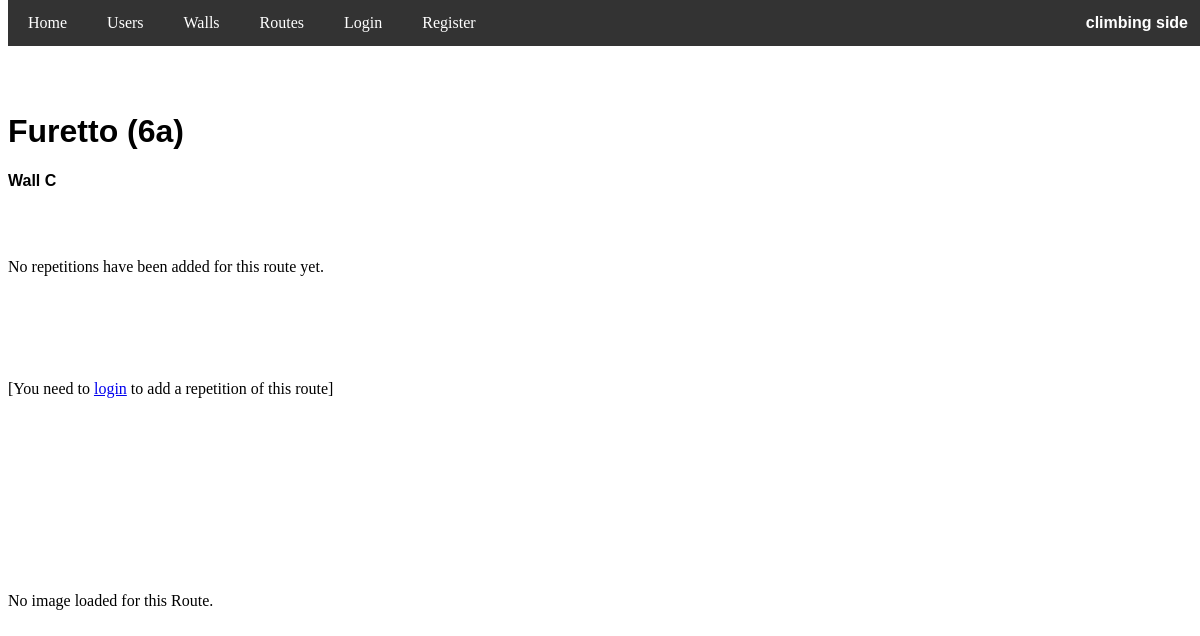
The app's page /routes/106, older data.
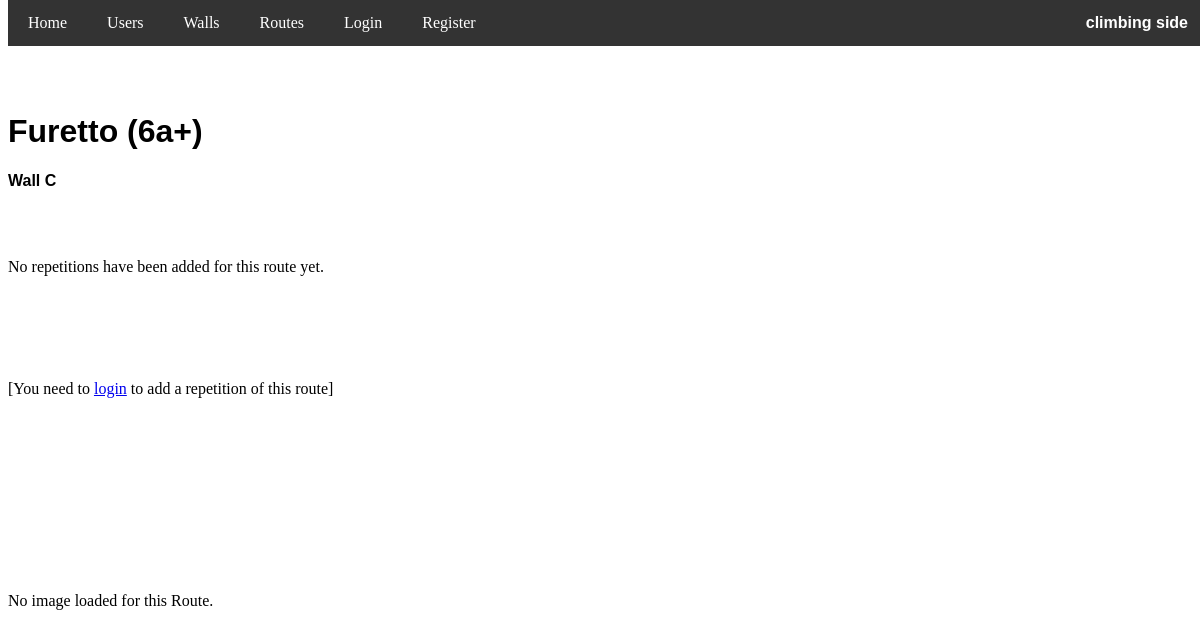
The same page, newer data.
### app/models.py (models this page shows, shortened)
class Route(db.Model):
    id = db.Column(db.Integer, primary_key=True)
    name = db.Column(db.String(100), nullable=False)
    grade = db.Column(db.String(3), nullable=False)
    wall_id = db.Column(db.Integer, db.ForeignKey('wall.id'), nullable=False)
    image_file = db.Column(db.String(255), nullable=True)

### app/routes.py (the view, shortened to what this page needs)
@routes.route('/routes/<int:route_id>', methods=['GET', 'POST'])
def route_page(route_id):
    route = Route.query.get_or_404(route_id)
    user_data = db.session.execute(
        user_route.select().where(user_route.c.route_id == route_id).order_by(desc(user_route.c.date))
    ).fetchall()
    users_with_grades = []
    current_user_repetition = None
    n_rep = len(users_with_grades)
    scores = [float(user_entry.score) for user_entry in user_data]
    grades = [float(user_entry.proposed_grade) for user_entry in user_data]
    avg_score = mean(scores) if scores else 0
    avg_proposed_grade = mean(grades) if grades else 0
    min_grade = int(min(grades)) if grades else 0
    max_grade = int(max(grades)) if grades else 0
    if min_grade > 0 and max_grade < 350:
        all_grades = list(range(min_grade - 1, max_grade + 2))
    elif min_grade == 0 or max_grade == 350:
        all_grades = list(range(min_grade, max_grade + 1))
    grade_frequencies = dict(Counter(grades))
    full_grade_frequencies = {grade: grade_frequencies.get(grade, 0) for grade in all_grades}
    grade_labels = {int(grade): display_grade_backend(int(grade)) for grade in all_grades}
    return render_template('routes/route_page.html', route=route, users_with_grades=users_with_grades, avg_score=avg_score, avg_proposed_grade=avg_proposed_grade, full_grade_frequencies=full_grade_frequencies,grade_labels=grade_labels, n_rep=n_rep, current_user_repetition=current_user_repetition)

### app/templates/routes/route_page.html (shortened to what the changed rows need)
<!DOCTYPE html>
<html lang="en">
<head>
    <link rel="stylesheet" href="{{ url_for('static', filename='styles.css') }}">
</head>
<body>
    <div class="content">
    <br>
    <br>
    <br>
    <h1 style="font-family: Verdana, sans-serif;">{{ route.name }} ({{ route.grade }})</h1>
    <p style="font-family: Verdana, sans-serif;"> <a href="{{ url_for('routes.wall_page', wall_id=route.wall_id) }}" class="link6" >Wall {{ route.wall.name }} </a> </p>
    <br>
    <br>
    {% if users_with_grades %}
        <p>Number of reps: <strong style="font-family: Verdana, sans-serif;">{{n_rep}}</strong> <br>
        Average proposed grade: <strong style="font-family: Verdana, sans-serif;">{{ display_grade(avg_proposed_grade|int) }}</strong> <br>
        Score: <strong style="font-family: Verdana, sans-serif;">{{ avg_score|round(2) }}/5</strong>  <span id="star1" class="star-container">★★★★★</span></p>
        <script>
            // Funzione per aggiornare il riempimento delle stelle
            function updateStarRating(voto) {
                const percentage = (voto / 5) * 100;
                const starElement = document.getElementById('star1');
                starElement.style.setProperty('--filled-star-width', `${percentage}%`);
            }
            updateStarRating({{ avg_score }});
        </script>
    {% else %}
        <p>No repetitions have been added for this route yet.</p>
    {% endif %}
    <br>
    <br>
    <br>
    {% if current_user.is_authenticated %}
        {% if current_user in route.users %}
            <p>
                {% if current_user_repetition %}
                    Your proposed grade: <strong style="font-family: Verdana, sans-serif;">{{ display_grade(current_user_repetition.proposed_grade) }}</strong>,
                    score: <strong style="font-family: Verdana, sans-serif;">{{ current_user_repetition.score }}/5</strong>,
                    date: <strong style="font-family: Verdana, sans-serif;">{{ current_user_repetition.date.strftime('%Y-%m-%d') }}</strong>
                {% endif %}
            </p>
            <div class="button-group">
                <button id="edit-form-btn">Edit</button>
                <form method="POST" action="{{ url_for('routes.remove_route_rep', route_id=route.id) }}" style="display:inline;" onsubmit="return confirmDeletion();">
                    <button type="submit" id="remove-rep-btn">Remove</button>
                </form>
                <div id="edit-repetition-form" style="display: none; margin-top: 20px;" data-route-grade="{{ display_grade(current_user_repetition.proposed_grade) }}" data-route-score="{{ current_user_repetition.score }}" data-route-date="{{ current_user_repetition.date.strftime('%Y-%m-%d') }}">
                <form id="edit-grade-form" method="POST">
                    <input type="hidden" name="action" value="edit">
                    <label for="edit_base_grade">Proposed grade:</label>
                    <select id="edit_base_grade" name="base_grade" required>
                        <option value="0">4a</option>
                        <option value="10">4a+</option>
                        <option value="20">4b</option>
                        <option value="30">4b+</option>
                        <option value="40">4c</option>
                        <option value="50">4c+</option>
                        <option value="60">5a</option>
                        <option value="70">5a+</option>
                        <option value="80">5b</option>
                        <option value="90">5b+</option>
                        <option value="100">5c</option>
                        <option value="110">5c+</option>
                        <option value="120">6a</option>
                        <option value="130">6a+</option>
                        <option value="140">6b</option>
                        <option value="150">6b+</option>
                        <option value="160">6c</option>
                        <option value="170">6c+</option>
                        <option value="180">7a</option>
                        <option value="190">7a+</option>
                        <option value="200">7b</option>
                        <option value="210">7b+</option>
                        <option value="220">7c</option>
                        <option value="230">7c+</option>
                        <option value="240">8a</option>
                        <option value="250">8a+</option>
                        <option value="260">8b</option>
                        <option value="270">8b+</option>
                        <option value="280">8c</option>
                        <option value="290">8c+</option>
                        <option value="300">9a</option>
                        <option value="310">9a+</option>
                        <option value="320">9b</option>
                        <option value="330">9b+</option>
                        <option value="340">9c</option>
                    </select>
                    <label for="edit_decimal_part"> </label>
                    <select id="edit_decimal_part" name="decimal_part" required>
                        <option value="0">.0</option>
                        <option value="1">.1</option>
                        <option value="2">.2</option>
                        <option value="3">.3</option>
                        <option value="4">.4</option>
                        <option value="5">.5</option>
                        <option value="6">.6</option>
                        <option value="7">.7</option>
                        <option value="8">.8</option>
                        <option value="9">.9</option>
                    </select>
                    <label for="edit_score">Score (1-5):</label>
                    <input type="number" id="edit_score" name="score" min="1" max="5" required>
                    <label for="edit_repetition_date">Date:</label>
                    <input type="date" id="edit_date" name="date" required>
                    <button type="submit">Update</button>
                    <button type="button" id="cancel-edit-btn">Cancel</button>
                </form>
                </div>
                <script>
                    document.addEventListener("DOMContentLoaded", function() {
                        // route.grade
                        const routeGradeText = document.getElementById("edit-repetition-form").getAttribute("data-route-grade");
                        const [baseGradeText, decimalPart] = routeGradeText.split(".");
                        const baseGradeSelect = document.getElementById("edit_base_grade");
                        // Cerca l'opzione con il testo corrispondente a route.grade e selezionala
                        for (let option of baseGradeSelect.options) {
                            if (option.text === baseGradeText) {
                                option.selected = true;
                                break;
                            }
                        }
                        // Imposta il valore del campo decimal_part con la parte decimale
                        const decimalPartSelect = document.getElementById("edit_decimal_part");
                        decimalPartSelect.value = decimalPart || "0";  // Imposta .0 come default se non esiste una parte decimale
                        //route.score
                        const routeScore = document.getElementById("edit-repetition-form").getAttribute("data-route-score");
                        const scoreSelect = document.getElementById("edit_score");
                        scoreSelect.value = routeScore || "3";
                        //route.date
                        const dateString = document.getElementById("edit-repetition-form").getAttribute("data-route-date");
                        document.getElementById("edit_date").value = dateString;
                    });
                </script>
            </div>
        {% else %}
            <button id="show-form-btn">Add Repetition</button>
            <div id="repetition-form" data-route-grade="{{route.grade}}">
                <form id="grade-form" method="POST">
                    <input type="hidden" name="action" value="add">
                    <label for="base_grade">Proposed grade:</label>
                    <select id="base_grade" name="base_grade" required>
                        <option value="0">4a</option>
                        <option value="10">4a+</option>
                        <option value="20">4b</option>
                        <option value="30">4b+</option>
                        <option value="40">4c</option>
                        <option value="50">4c+</option>
                        <option value="60">5a</option>
                        <option value="70">5a+</option>
                        <option value="80">5b</option>
                        <option value="90">5b+</option>
                        <option value="100">5c</option>
                        <option value="110">5c+</option>
                        <option value="120">6a</option>
                        <option value="130">6a+</option>
                        <option value="140">6b</option>
                        <option value="150">6b+</option>
                        <option value="160">6c</option>
                        <option value="170">6c+</option>
                        <option value="180">7a</option>
                        <option value="190">7a+</option>
                        <option value="200">7b</option>
                        <option value="210">7b+</option>
                        <option value="220">7c</option>
                        <option value="230">7c+</option>
                        <option value="240">8a</option>
                        <option value="250">8a+</option>
                        <option value="260">8b</option>
                        <option value="270">8b+</option>
                        <option value="280">8c</option>
                        <option value="290">8c+</option>
                        <option value="300">9a</option>
                        <option value="310">9a+</option>
                        <option value="320">9b</option>
                        <option value="330">9b+</option>
                        <option value="340">9c</option>
                    </select>
                    <label for="decimal_part"> </label>
                    <select id="decimal_part" name="decimal_part" required>
                        <option value="0">.0</option>
                        <option value="1">.1</option>
                        <option value="2">.2</option>
                        <option value="3">.3</option>
                        <option value="4">.4</option>
                        <option value="5" selected>.5</option>
                        <option value="6">.6</option>
                        <option value="7">.7</option>
                        <option value="8">.8</option>
                        <option value="9">.9</option>
                    </select>
                    <label for="score">Score (1-5):</label>
                    <input type="number" id="score" name="score" min="1" max="5" value="3" required>
                    <label for="repetition_date">Date of Repetition:</label>
                    <input type="date" id="date" name="date" required>
                    <button type="submit">Submit</button>
                    <button type="button" id="cancel-btn">Cancel</button>
                </form>
            </div>
            <script>
                document.addEventListener("DOMContentLoaded", function() {
                    // Recupera il valore di route.grade come testo
                    const routeGradeText = document.getElementById("repetition-form").getAttribute("data-route-grade");
                    // Seleziona il menu a discesa base_grade
                    const baseGradeSelect = document.getElementById("base_grade");
                    // Cerca l'opzione con il testo corrispondente a route.grade e selezionala
                    for (let option of baseGradeSelect.options) {
                        if (option.text === routeGradeText) {
                            option.selected = true;
                            break;
                        }
                    }
                    // Imposta il campo data alla data corrente
                    const today = new Date();
                    const year = today.getFullYear();
                    const month = String(today.getMonth() + 1).padStart(2, '0'); // Mese con due cifre
                    const day = String(today.getDate()).padStart(2, '0');        // Giorno con due cifre
                    // Formatta la data come YYYY-MM-DD e impostala nel campo
                    const todayString = `${year}-${month}-${day}`;
                    document.getElementById("date").value = todayString;
                });
            </script>
        {% endif %}
    {% else %}
        <br>
        <p>[You need to <a href="{{ url_for('users.login') }}">login</a> to add a repetition of this route]</p>
    {% endif %}
    <br>
    <br>
    <br>
    <br>
    <br>
    <br>
    <br>
    <br>
    <br>
    {% if route.image_file %}
        <div class="route-image">
            <img src="{{ route.image_file }}" alt="{{ route.name }}" class="img-fluid" style="width: 400px; height: auto;">
        </div>
        {% if current_user.is_authenticated and current_user.id == 1  %}
        <form method="POST" action="{{ url_for('routes.delete_image', route_id=route.id) }}">
            <input type="hidden" name="delete_image" value="true">
            <button type="submit" class="btn btn-danger">Delete Image</button>
        </form>
        {% endif %}
    {% else %}
        <div class="route-image">
            <p>No image loaded for this Route.</p>
        </div>
    {% endif %}
    </div>
    <br>
    <br>
    <br>
    <br>
    <br>
    <br>
</body>
</html>

Row changes from the older to the newer data that the page shows:
changed Route "Furetto": grade "6a" → "6a+"
